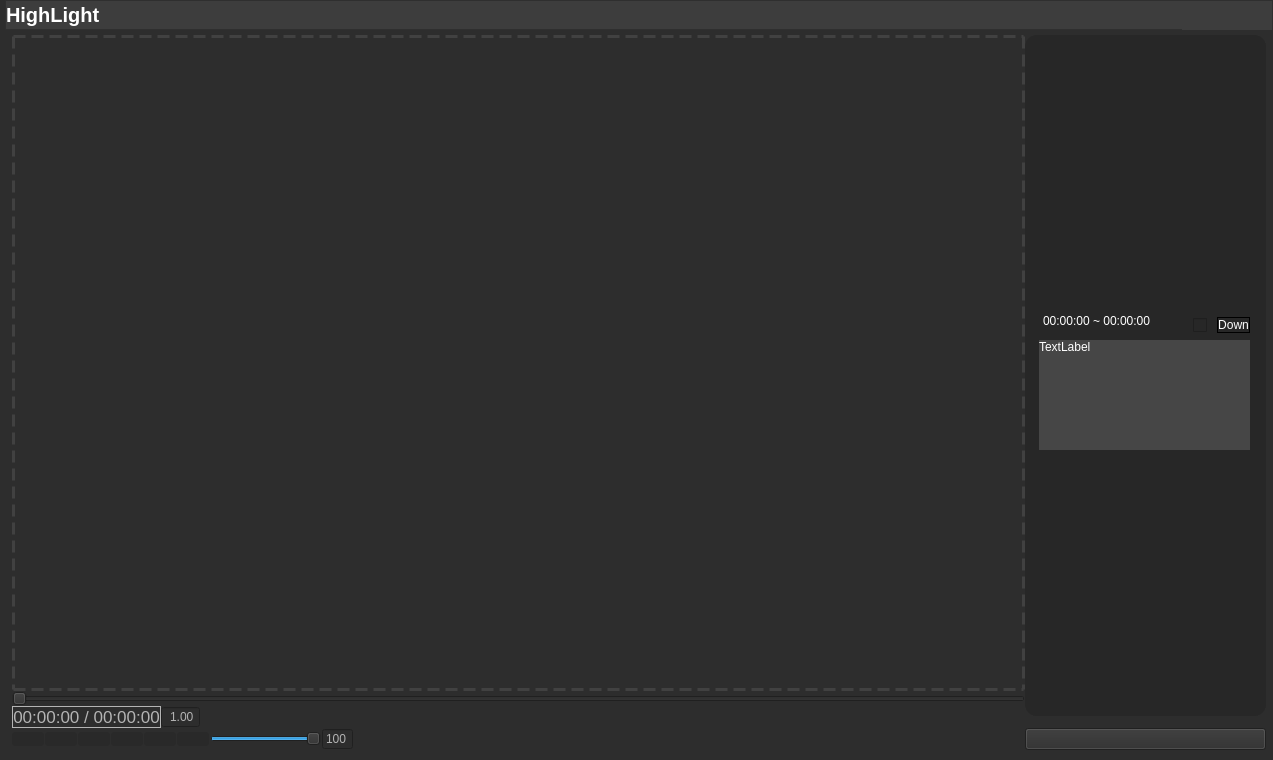
<?xml version="1.0" encoding="UTF-8"?>
<ui version="4.0">
 <class>MainWindow</class>
 <widget class="QMainWindow" name="MainWindow">
  <property name="geometry">
   <rect>
    <x>0</x>
    <y>0</y>
    <width>1273</width>
    <height>760</height>
   </rect>
  </property>
  <property name="windowTitle">
   <string>MainWindow</string>
  </property>
  <property name="autoFillBackground">
   <bool>false</bool>
  </property>
  <property name="styleSheet">
   <string notr="true">background-color: rgb(45, 45, 45);</string>
  </property>
  <widget class="QWidget" name="centralwidget">
   <layout class="QVBoxLayout" name="verticalLayout" stretch="20,740">
    <property name="spacing">
     <number>0</number>
    </property>
    <property name="leftMargin">
     <number>5</number>
    </property>
    <property name="topMargin">
     <number>0</number>
    </property>
    <property name="rightMargin">
     <number>0</number>
    </property>
    <property name="bottomMargin">
     <number>0</number>
    </property>
    <item>
     <widget class="QFrame" name="framebar">
      <property name="minimumSize">
       <size>
        <width>0</width>
        <height>30</height>
       </size>
      </property>
      <property name="autoFillBackground">
       <bool>false</bool>
      </property>
      <property name="styleSheet">
       <string notr="true">background-color: rgb(61, 61, 61);</string>
      </property>
      <property name="frameShape">
       <enum>QFrame::Shape::StyledPanel</enum>
      </property>
      <property name="frameShadow">
       <enum>QFrame::Shadow::Raised</enum>
      </property>
      <layout class="QHBoxLayout" name="horizontalLayout" stretch="100,1083,30,30,30">
       <property name="spacing">
        <number>0</number>
       </property>
       <property name="sizeConstraint">
        <enum>QLayout::SizeConstraint::SetDefaultConstraint</enum>
       </property>
       <property name="leftMargin">
        <number>0</number>
       </property>
       <property name="topMargin">
        <number>0</number>
       </property>
       <property name="rightMargin">
        <number>0</number>
       </property>
       <property name="bottomMargin">
        <number>0</number>
       </property>
       <item>
        <widget class="QLabel" name="title">
         <property name="font">
          <font>
           <pointsize>15</pointsize>
           <bold>true</bold>
          </font>
         </property>
         <property name="styleSheet">
          <string notr="true">color: #ffffff;</string>
         </property>
         <property name="text">
          <string>HighLight</string>
         </property>
        </widget>
       </item>
       <item>
        <spacer name="horizontalSpacer">
         <property name="orientation">
          <enum>Qt::Orientation::Horizontal</enum>
         </property>
         <property name="sizeHint" stdset="0">
          <size>
           <width>40</width>
           <height>20</height>
          </size>
         </property>
        </spacer>
       </item>
       <item>
        <widget class="QPushButton" name="minimizeWindow">
         <property name="minimumSize">
          <size>
           <width>30</width>
           <height>30</height>
          </size>
         </property>
         <property name="palette">
          <palette>
           <active>
            <colorrole role="Button">
             <brush brushstyle="SolidPattern">
              <color alpha="255">
               <red>61</red>
               <green>61</green>
               <blue>61</blue>
              </color>
             </brush>
            </colorrole>
            <colorrole role="Base">
             <brush brushstyle="SolidPattern">
              <color alpha="255">
               <red>61</red>
               <green>61</green>
               <blue>61</blue>
              </color>
             </brush>
            </colorrole>
            <colorrole role="Window">
             <brush brushstyle="SolidPattern">
              <color alpha="255">
               <red>61</red>
               <green>61</green>
               <blue>61</blue>
              </color>
             </brush>
            </colorrole>
           </active>
           <inactive>
            <colorrole role="Button">
             <brush brushstyle="SolidPattern">
              <color alpha="255">
               <red>61</red>
               <green>61</green>
               <blue>61</blue>
              </color>
             </brush>
            </colorrole>
            <colorrole role="Base">
             <brush brushstyle="SolidPattern">
              <color alpha="255">
               <red>61</red>
               <green>61</green>
               <blue>61</blue>
              </color>
             </brush>
            </colorrole>
            <colorrole role="Window">
             <brush brushstyle="SolidPattern">
              <color alpha="255">
               <red>61</red>
               <green>61</green>
               <blue>61</blue>
              </color>
             </brush>
            </colorrole>
           </inactive>
           <disabled>
            <colorrole role="Button">
             <brush brushstyle="SolidPattern">
              <color alpha="255">
               <red>61</red>
               <green>61</green>
               <blue>61</blue>
              </color>
             </brush>
            </colorrole>
            <colorrole role="Base">
             <brush brushstyle="SolidPattern">
              <color alpha="255">
               <red>61</red>
               <green>61</green>
               <blue>61</blue>
              </color>
             </brush>
            </colorrole>
            <colorrole role="Window">
             <brush brushstyle="SolidPattern">
              <color alpha="255">
               <red>61</red>
               <green>61</green>
               <blue>61</blue>
              </color>
             </brush>
            </colorrole>
           </disabled>
          </palette>
         </property>
         <property name="styleSheet">
          <string notr="true">QPushButton {
	border: none;
}

QPushButton:hover {
    background-color: #494949;  /* 마우스를 올렸을 때 배경 색상 */
    color: white;  /* 마우스를 올렸을 때 텍스트 색상 */
    border: 2px solid #595959;  /* 마우스를 올렸을 때 테두리 색상 */
}</string>
         </property>
         <property name="text">
          <string/>
         </property>
         <property name="icon">
          <iconset theme="QIcon::ThemeIcon::ApplicationExit"/>
         </property>
         <property name="iconSize">
          <size>
           <width>30</width>
           <height>30</height>
          </size>
         </property>
        </widget>
       </item>
       <item>
        <widget class="QPushButton" name="toggleMaximizeRestore">
         <property name="minimumSize">
          <size>
           <width>30</width>
           <height>30</height>
          </size>
         </property>
         <property name="styleSheet">
          <string notr="true">QPushButton {
	border: none;
}

QPushButton:hover {
    background-color: #494949;  /* 마우스를 올렸을 때 배경 색상 */
    color: white;  /* 마우스를 올렸을 때 텍스트 색상 */
    border: 2px solid #595959;  /* 마우스를 올렸을 때 테두리 색상 */
}</string>
         </property>
         <property name="text">
          <string/>
         </property>
         <property name="icon">
          <iconset theme="QIcon::ThemeIcon::ApplicationExit"/>
         </property>
         <property name="iconSize">
          <size>
           <width>30</width>
           <height>30</height>
          </size>
         </property>
        </widget>
       </item>
       <item>
        <widget class="QPushButton" name="closeWindow">
         <property name="minimumSize">
          <size>
           <width>30</width>
           <height>30</height>
          </size>
         </property>
         <property name="styleSheet">
          <string notr="true">QPushButton {
	border: none;
}

QPushButton:hover {
    background-color: #494949;  /* 마우스를 올렸을 때 배경 색상 */
    color: white;  /* 마우스를 올렸을 때 텍스트 색상 */
    border: 2px solid #595959;  /* 마우스를 올렸을 때 테두리 색상 */
}</string>
         </property>
         <property name="text">
          <string/>
         </property>
         <property name="icon">
          <iconset theme="QIcon::ThemeIcon::WindowClose"/>
         </property>
         <property name="iconSize">
          <size>
           <width>30</width>
           <height>30</height>
          </size>
         </property>
        </widget>
       </item>
      </layout>
     </widget>
    </item>
    <item>
     <layout class="QGridLayout" name="mainFrame" rowstretch="567,30,20,30" columnstretch="1008,240">
      <property name="leftMargin">
       <number>7</number>
      </property>
      <property name="topMargin">
       <number>5</number>
      </property>
      <property name="rightMargin">
       <number>7</number>
      </property>
      <property name="bottomMargin">
       <number>10</number>
      </property>
      <property name="spacing">
       <number>0</number>
      </property>
      <item row="0" column="0">
       <widget class="QWidget" name="videoPlayer" native="true">
        <property name="styleSheet">
         <string notr="true">border: 3px dashed #414141;</string>
        </property>
       </widget>
      </item>
      <item row="0" column="1" rowspan="3" alignment="Qt::AlignmentFlag::AlignTop">
       <widget class="QScrollArea" name="clipList">
        <property name="minimumSize">
         <size>
          <width>240</width>
          <height>681</height>
         </size>
        </property>
        <property name="styleSheet">
         <string notr="true">background-color: rgb(39, 39, 39);
border-radius: 12px;</string>
        </property>
        <property name="frameShape">
         <enum>QFrame::Shape::NoFrame</enum>
        </property>
        <property name="frameShadow">
         <enum>QFrame::Shadow::Sunken</enum>
        </property>
        <property name="verticalScrollBarPolicy">
         <enum>Qt::ScrollBarPolicy::ScrollBarAlwaysOff</enum>
        </property>
        <property name="widgetResizable">
         <bool>true</bool>
        </property>
        <widget class="QWidget" name="scrollAreaWidgetContents">
         <property name="geometry">
          <rect>
           <x>0</x>
           <y>0</y>
           <width>241</width>
           <height>681</height>
          </rect>
         </property>
         <layout class="QVBoxLayout" name="verticalLayout_2">
          <property name="leftMargin">
           <number>10</number>
          </property>
          <property name="topMargin">
           <number>10</number>
          </property>
          <property name="rightMargin">
           <number>10</number>
          </property>
          <property name="bottomMargin">
           <number>0</number>
          </property>
          <item>
           <widget class="QFrame" name="clip">
            <property name="minimumSize">
             <size>
              <width>220</width>
              <height>150</height>
             </size>
            </property>
            <property name="maximumSize">
             <size>
              <width>220</width>
              <height>150</height>
             </size>
            </property>
            <property name="styleSheet">
             <string notr="true">background-color: rgb(39, 39, 39);</string>
            </property>
            <property name="frameShape">
             <enum>QFrame::Shape::StyledPanel</enum>
            </property>
            <property name="frameShadow">
             <enum>QFrame::Shadow::Raised</enum>
            </property>
            <layout class="QGridLayout" name="gridLayout_9" rowstretch="30,220" columnstretch="110,55,55">
             <property name="leftMargin">
              <number>0</number>
             </property>
             <property name="topMargin">
              <number>5</number>
             </property>
             <property name="rightMargin">
              <number>0</number>
             </property>
             <property name="bottomMargin">
              <number>5</number>
             </property>
             <property name="spacing">
              <number>0</number>
             </property>
             <item row="0" column="0">
              <widget class="QTextBrowser" name="timestamp">
               <property name="sizePolicy">
                <sizepolicy hsizetype="Preferred" vsizetype="Preferred">
                 <horstretch>0</horstretch>
                 <verstretch>0</verstretch>
                </sizepolicy>
               </property>
               <property name="maximumSize">
                <size>
                 <width>150</width>
                 <height>30</height>
                </size>
               </property>
               <property name="styleSheet">
                <string notr="true">background-color: rgb(39, 39, 39);
color: rgb(255,255,255);</string>
               </property>
               <property name="html">
                <string>&lt;!DOCTYPE HTML PUBLIC &quot;-//W3C//DTD HTML 4.0//EN&quot; &quot;http://www.w3.org/TR/REC-html40/strict.dtd&quot;&gt;
&lt;html&gt;&lt;head&gt;&lt;meta name=&quot;qrichtext&quot; content=&quot;1&quot; /&gt;&lt;meta charset=&quot;utf-8&quot; /&gt;&lt;style type=&quot;text/css&quot;&gt;
p, li { white-space: pre-wrap; }
hr { height: 1px; border-width: 0; }
li.unchecked::marker { content: &quot;\2610&quot;; }
li.checked::marker { content: &quot;\2612&quot;; }
&lt;/style&gt;&lt;/head&gt;&lt;body style=&quot; font-family:'맑은 고딕'; font-size:9pt; font-weight:400; font-style:normal;&quot;&gt;
&lt;p style=&quot; margin-top:0px; margin-bottom:0px; margin-left:0px; margin-right:0px; -qt-block-indent:0; text-indent:0px;&quot;&gt;00:00:00 ~ 00:00:00&lt;/p&gt;&lt;/body&gt;&lt;/html&gt;</string>
               </property>
              </widget>
             </item>
             <item row="0" column="1">
              <widget class="QCheckBox" name="clipCheckBox">
               <property name="sizePolicy">
                <sizepolicy hsizetype="Fixed" vsizetype="Fixed">
                 <horstretch>0</horstretch>
                 <verstretch>0</verstretch>
                </sizepolicy>
               </property>
               <property name="styleSheet">
                <string notr="true"/>
               </property>
               <property name="text">
                <string/>
               </property>
               <property name="checkable">
                <bool>true</bool>
               </property>
              </widget>
             </item>
             <item row="0" column="2">
              <widget class="QPushButton" name="downButton">
               <property name="sizePolicy">
                <sizepolicy hsizetype="Fixed" vsizetype="Fixed">
                 <horstretch>0</horstretch>
                 <verstretch>0</verstretch>
                </sizepolicy>
               </property>
               <property name="sizeIncrement">
                <size>
                 <width>0</width>
                 <height>0</height>
                </size>
               </property>
               <property name="baseSize">
                <size>
                 <width>0</width>
                 <height>0</height>
                </size>
               </property>
               <property name="styleSheet">
                <string notr="true">QPushButton {
	border: 1px solid block;
	color: rgb(255,255,255);
}</string>
               </property>
               <property name="text">
                <string>Down</string>
               </property>
              </widget>
             </item>
             <item row="1" column="0" colspan="3">
              <widget class="QLabel" name="summary">
               <property name="sizePolicy">
                <sizepolicy hsizetype="Preferred" vsizetype="Preferred">
                 <horstretch>0</horstretch>
                 <verstretch>0</verstretch>
                </sizepolicy>
               </property>
               <property name="styleSheet">
                <string notr="true">background-color: rgb(70, 70, 70);
border-radius: 0;
color: rgb(255,255,255);</string>
               </property>
               <property name="text">
                <string>TextLabel</string>
               </property>
               <property name="alignment">
                <set>Qt::AlignmentFlag::AlignLeading|Qt::AlignmentFlag::AlignLeft|Qt::AlignmentFlag::AlignTop</set>
               </property>
              </widget>
             </item>
            </layout>
           </widget>
          </item>
         </layout>
        </widget>
       </widget>
      </item>
      <item row="1" column="0">
       <widget class="QSlider" name="playSlider">
        <property name="maximum">
         <number>1000</number>
        </property>
        <property name="orientation">
         <enum>Qt::Orientation::Horizontal</enum>
        </property>
       </widget>
      </item>
      <item row="2" column="0">
       <layout class="QHBoxLayout" name="playbackFrame" stretch="90,10,9400">
        <property name="spacing">
         <number>0</number>
        </property>
        <item>
         <widget class="QLabel" name="videoTime">
          <property name="font">
           <font>
            <pointsize>13</pointsize>
           </font>
          </property>
          <property name="styleSheet">
           <string notr="true">color: rgb(180, 180, 180);</string>
          </property>
          <property name="frameShape">
           <enum>QFrame::Shape::Box</enum>
          </property>
          <property name="lineWidth">
           <number>1</number>
          </property>
          <property name="text">
           <string>00:00:00 / 00:00:00</string>
          </property>
          <property name="alignment">
           <set>Qt::AlignmentFlag::AlignCenter</set>
          </property>
          <property name="indent">
           <number>-1</number>
          </property>
         </widget>
        </item>
        <item>
         <widget class="QDoubleSpinBox" name="playSpeedDoubleSpinBox">
          <property name="styleSheet">
           <string notr="true">color: rgb(180, 180, 180);</string>
          </property>
          <property name="alignment">
           <set>Qt::AlignmentFlag::AlignRight|Qt::AlignmentFlag::AlignTrailing|Qt::AlignmentFlag::AlignVCenter</set>
          </property>
          <property name="buttonSymbols">
           <enum>QAbstractSpinBox::ButtonSymbols::NoButtons</enum>
          </property>
          <property name="minimum">
           <double>-2.000000000000000</double>
          </property>
          <property name="maximum">
           <double>2.000000000000000</double>
          </property>
          <property name="singleStep">
           <double>0.250000000000000</double>
          </property>
          <property name="value">
           <double>1.000000000000000</double>
          </property>
         </widget>
        </item>
        <item>
         <spacer name="horizontalSpacer_3">
          <property name="orientation">
           <enum>Qt::Orientation::Horizontal</enum>
          </property>
          <property name="sizeHint" stdset="0">
           <size>
            <width>40</width>
            <height>20</height>
           </size>
          </property>
         </spacer>
        </item>
       </layout>
      </item>
      <item row="3" column="0">
       <layout class="QHBoxLayout" name="playFrame" stretch="30,30,30,30,30,30,120,10,730">
        <property name="spacing">
         <number>1</number>
        </property>
        <item>
         <widget class="QPushButton" name="slowDownButton">
          <property name="focusPolicy">
           <enum>Qt::FocusPolicy::StrongFocus</enum>
          </property>
          <property name="styleSheet">
           <string notr="true">background-color: rgb(41, 41, 41);
border-radius: 3px;</string>
          </property>
          <property name="text">
           <string/>
          </property>
          <property name="icon">
           <iconset theme="QIcon::ThemeIcon::MediaSeekBackward"/>
          </property>
          <property name="iconSize">
           <size>
            <width>30</width>
            <height>30</height>
           </size>
          </property>
          <property name="shortcut">
           <string>.</string>
          </property>
         </widget>
        </item>
        <item>
         <widget class="QPushButton" name="skipBackwardButton">
          <property name="toolTip">
           <string>&lt;html&gt;&lt;head/&gt;&lt;body&gt;&lt;p&gt;SkipBackward&lt;/p&gt;&lt;/body&gt;&lt;/html&gt;</string>
          </property>
          <property name="styleSheet">
           <string notr="true">background-color: rgb(41, 41, 41);
border-radius: 3px;</string>
          </property>
          <property name="text">
           <string/>
          </property>
          <property name="icon">
           <iconset theme="QIcon::ThemeIcon::MediaSkipBackward"/>
          </property>
          <property name="iconSize">
           <size>
            <width>30</width>
            <height>30</height>
           </size>
          </property>
          <property name="shortcut">
           <string>Z</string>
          </property>
         </widget>
        </item>
        <item>
         <widget class="QPushButton" name="playVideoButton">
          <property name="styleSheet">
           <string notr="true">background-color: rgb(41, 41, 41);
border-radius: 3px;</string>
          </property>
          <property name="text">
           <string/>
          </property>
          <property name="icon">
           <iconset theme="QIcon::ThemeIcon::MediaPlaybackPause"/>
          </property>
          <property name="iconSize">
           <size>
            <width>30</width>
            <height>30</height>
           </size>
          </property>
          <property name="shortcut">
           <string>Space</string>
          </property>
         </widget>
        </item>
        <item>
         <widget class="QPushButton" name="skipForwardButton">
          <property name="whatsThis">
           <string>&lt;html&gt;&lt;head/&gt;&lt;body&gt;&lt;p&gt;MediaSkipForward&lt;/p&gt;&lt;/body&gt;&lt;/html&gt;</string>
          </property>
          <property name="styleSheet">
           <string notr="true">background-color: rgb(41, 41, 41);
border-radius: 3px;</string>
          </property>
          <property name="text">
           <string/>
          </property>
          <property name="icon">
           <iconset theme="QIcon::ThemeIcon::MediaSkipForward"/>
          </property>
          <property name="iconSize">
           <size>
            <width>30</width>
            <height>30</height>
           </size>
          </property>
          <property name="shortcut">
           <string>X</string>
          </property>
         </widget>
        </item>
        <item>
         <widget class="QPushButton" name="speedUpButton">
          <property name="toolTip">
           <string/>
          </property>
          <property name="styleSheet">
           <string notr="true">background-color: rgb(41, 41, 41);
border-radius: 3px;</string>
          </property>
          <property name="text">
           <string/>
          </property>
          <property name="icon">
           <iconset theme="QIcon::ThemeIcon::MediaSeekForward"/>
          </property>
          <property name="iconSize">
           <size>
            <width>30</width>
            <height>30</height>
           </size>
          </property>
          <property name="shortcut">
           <string>/</string>
          </property>
         </widget>
        </item>
        <item>
         <widget class="QPushButton" name="toggleMuteButton">
          <property name="whatsThis">
           <string>&lt;html&gt;&lt;head/&gt;&lt;body&gt;&lt;p&gt;MediaSkipForward&lt;/p&gt;&lt;/body&gt;&lt;/html&gt;</string>
          </property>
          <property name="styleSheet">
           <string notr="true">background-color: rgb(41, 41, 41);
border-radius: 3px;</string>
          </property>
          <property name="text">
           <string/>
          </property>
          <property name="icon">
           <iconset theme="QIcon::ThemeIcon::AudioVolumeHigh"/>
          </property>
          <property name="iconSize">
           <size>
            <width>30</width>
            <height>30</height>
           </size>
          </property>
          <property name="shortcut">
           <string>M</string>
          </property>
         </widget>
        </item>
        <item>
         <widget class="QSlider" name="volumeBar">
          <property name="maximum">
           <number>100</number>
          </property>
          <property name="pageStep">
           <number>1</number>
          </property>
          <property name="value">
           <number>100</number>
          </property>
          <property name="tracking">
           <bool>true</bool>
          </property>
          <property name="orientation">
           <enum>Qt::Orientation::Horizontal</enum>
          </property>
          <property name="tickPosition">
           <enum>QSlider::TickPosition::NoTicks</enum>
          </property>
         </widget>
        </item>
        <item>
         <widget class="QSpinBox" name="volumeSpinBox">
          <property name="styleSheet">
           <string notr="true">color: rgb(180, 180, 180);</string>
          </property>
          <property name="alignment">
           <set>Qt::AlignmentFlag::AlignRight|Qt::AlignmentFlag::AlignTrailing|Qt::AlignmentFlag::AlignVCenter</set>
          </property>
          <property name="buttonSymbols">
           <enum>QAbstractSpinBox::ButtonSymbols::NoButtons</enum>
          </property>
          <property name="maximum">
           <number>100</number>
          </property>
          <property name="stepType">
           <enum>QAbstractSpinBox::StepType::DefaultStepType</enum>
          </property>
          <property name="value">
           <number>100</number>
          </property>
         </widget>
        </item>
        <item>
         <spacer name="horizontalSpacer_2">
          <property name="orientation">
           <enum>Qt::Orientation::Horizontal</enum>
          </property>
          <property name="sizeHint" stdset="0">
           <size>
            <width>40</width>
            <height>20</height>
           </size>
          </property>
         </spacer>
        </item>
       </layout>
      </item>
      <item row="3" column="1">
       <widget class="QPushButton" name="viewClipButton">
        <property name="text">
         <string/>
        </property>
        <property name="icon">
         <iconset theme="QIcon::ThemeIcon::ListAdd"/>
        </property>
       </widget>
      </item>
     </layout>
    </item>
   </layout>
  </widget>
 </widget>
 <resources/>
 <connections>
  <connection>
   <sender>volumeBar</sender>
   <signal>sliderMoved(int)</signal>
   <receiver>volumeSpinBox</receiver>
   <slot>setValue(int)</slot>
   <hints>
    <hint type="sourcelabel">
     <x>331</x>
     <y>744</y>
    </hint>
    <hint type="destinationlabel">
     <x>361</x>
     <y>743</y>
    </hint>
   </hints>
  </connection>
  <connection>
   <sender>volumeSpinBox</sender>
   <signal>valueChanged(int)</signal>
   <receiver>volumeBar</receiver>
   <slot>setValue(int)</slot>
   <hints>
    <hint type="sourcelabel">
     <x>361</x>
     <y>743</y>
    </hint>
    <hint type="destinationlabel">
     <x>331</x>
     <y>744</y>
    </hint>
   </hints>
  </connection>
  <connection>
   <sender>speedUpButton</sender>
   <signal>clicked()</signal>
   <receiver>playSpeedDoubleSpinBox</receiver>
   <slot>stepUp()</slot>
   <hints>
    <hint type="sourcelabel">
     <x>186</x>
     <y>748</y>
    </hint>
    <hint type="destinationlabel">
     <x>194</x>
     <y>713</y>
    </hint>
   </hints>
  </connection>
  <connection>
   <sender>slowDownButton</sender>
   <signal>clicked()</signal>
   <receiver>playSpeedDoubleSpinBox</receiver>
   <slot>stepDown()</slot>
   <hints>
    <hint type="sourcelabel">
     <x>31</x>
     <y>726</y>
    </hint>
    <hint type="destinationlabel">
     <x>194</x>
     <y>713</y>
    </hint>
   </hints>
  </connection>
 </connections>
</ui>
